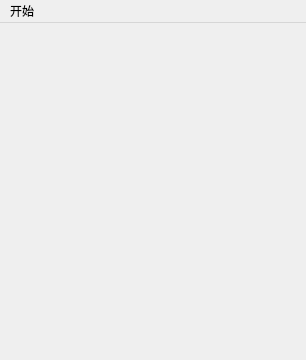
<?xml version="1.0" encoding="UTF-8"?>
<ui version="4.0">
 <class>MainScene</class>
 <widget class="QMainWindow" name="MainScene">
  <property name="geometry">
   <rect>
    <x>0</x>
    <y>0</y>
    <width>306</width>
    <height>360</height>
   </rect>
  </property>
  <property name="windowTitle">
   <string>MainScene</string>
  </property>
  <widget class="QWidget" name="centralwidget"/>
  <widget class="QMenuBar" name="menubar">
   <property name="geometry">
    <rect>
     <x>0</x>
     <y>0</y>
     <width>306</width>
     <height>22</height>
    </rect>
   </property>
   <widget class="QMenu" name="menu">
    <property name="title">
     <string>开始</string>
    </property>
    <addaction name="actionquit"/>
   </widget>
   <addaction name="menu"/>
  </widget>
  <action name="actionquit">
   <property name="text">
    <string>退出</string>
   </property>
  </action>
 </widget>
 <resources/>
 <connections/>
</ui>
